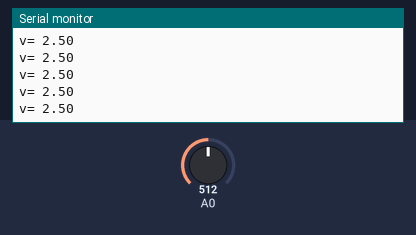
This sketch was run on a simulated Arduino Uno, built with avr-gcc and run on an emulated ATmega328P. Shown: the last lines printed to the serial monitor. The inputs (shaded band) are chosen by the test bench; at power-on: A0 = 512.

Above: at 1.2 s.
1.3 s: A0 set to 716
At 2.2 s:
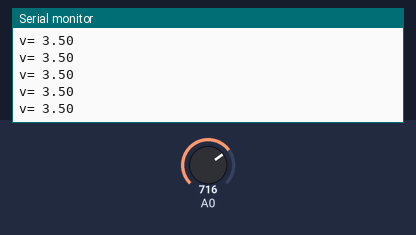
2.8 s: A0 set to 900
At 3.6 s:
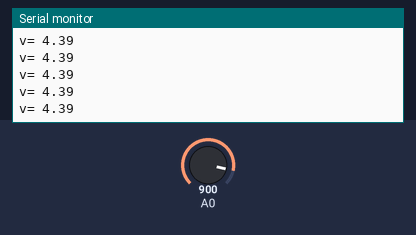
Timing chart, 0 to 5.8 s (numbered marks = the images above; inputs shaded):
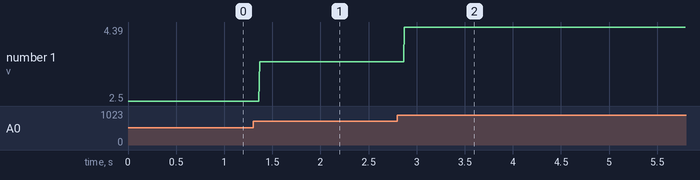

The sketch:

voltmeter_code.ino
```cpp
float input_voltage = 0.0;
float temp=0.0;
float max_voltage = 5.0;
float timeout = 1;

void setup()
{
   Serial.begin(9600);     //  opens serial port, sets data rate to 9600 bps
}
void loop()
{
  //Conversion formula for voltage

  int analog_value = analogRead(A0);
  input_voltage = (analog_value * max_voltage) / 1024.0;
  Serial.print("v= ");
  Serial.println(input_voltage);
  delay(timeout);
}
```

Measured:
- after the input at 1.3 s, the serial monitor: prints a new line after 0.07 s (image 1)
- after the input at 2.8 s, the serial monitor: prints a new line after 0.07 s (image 2)
- plotted number 1: 2.5 → 3.5 after the input at 1.3 s, 3.5 → 4 after the input at 2.8 s
